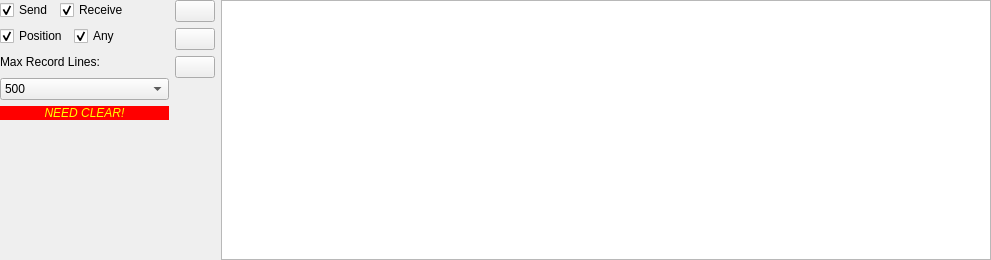
<?xml version="1.0" encoding="UTF-8"?>
<ui version="4.0">
 <class>ConsolePanel</class>
 <widget class="QWidget" name="ConsolePanel">
  <property name="geometry">
   <rect>
    <x>0</x>
    <y>0</y>
    <width>991</width>
    <height>260</height>
   </rect>
  </property>
  <property name="windowTitle">
   <string>Console</string>
  </property>
  <layout class="QHBoxLayout" name="horizontalLayout" stretch="0,0,10">
   <property name="leftMargin">
    <number>0</number>
   </property>
   <property name="topMargin">
    <number>0</number>
   </property>
   <property name="rightMargin">
    <number>0</number>
   </property>
   <property name="bottomMargin">
    <number>0</number>
   </property>
   <item>
    <layout class="QVBoxLayout" name="verticalLayout_2">
     <item>
      <layout class="QHBoxLayout" name="horizontalLayout_4">
       <item>
        <widget class="QCheckBox" name="checkBox_CS_send">
         <property name="text">
          <string>Send</string>
         </property>
         <property name="checked">
          <bool>true</bool>
         </property>
        </widget>
       </item>
       <item>
        <widget class="QCheckBox" name="checkBox_CS_receive">
         <property name="text">
          <string>Receive</string>
         </property>
         <property name="checked">
          <bool>true</bool>
         </property>
        </widget>
       </item>
       <item>
        <spacer name="horizontalSpacer_4">
         <property name="orientation">
          <enum>Qt::Horizontal</enum>
         </property>
         <property name="sizeHint" stdset="0">
          <size>
           <width>40</width>
           <height>20</height>
          </size>
         </property>
        </spacer>
       </item>
      </layout>
     </item>
     <item>
      <layout class="QHBoxLayout" name="horizontalLayout_7">
       <item>
        <widget class="QCheckBox" name="checkBox_CS_position">
         <property name="text">
          <string>Position</string>
         </property>
         <property name="checked">
          <bool>true</bool>
         </property>
        </widget>
       </item>
       <item>
        <widget class="QCheckBox" name="checkBox_CS_any">
         <property name="text">
          <string>Any</string>
         </property>
         <property name="checked">
          <bool>true</bool>
         </property>
        </widget>
       </item>
       <item>
        <spacer name="horizontalSpacer_5">
         <property name="orientation">
          <enum>Qt::Horizontal</enum>
         </property>
         <property name="sizeHint" stdset="0">
          <size>
           <width>40</width>
           <height>20</height>
          </size>
         </property>
        </spacer>
       </item>
      </layout>
     </item>
     <item>
      <layout class="QHBoxLayout" name="horizontalLayout_5">
       <item>
        <widget class="QLabel" name="label_2">
         <property name="text">
          <string>Max Record Lines:</string>
         </property>
        </widget>
       </item>
       <item>
        <spacer name="horizontalSpacer_6">
         <property name="orientation">
          <enum>Qt::Horizontal</enum>
         </property>
         <property name="sizeHint" stdset="0">
          <size>
           <width>40</width>
           <height>20</height>
          </size>
         </property>
        </spacer>
       </item>
      </layout>
     </item>
     <item>
      <widget class="QComboBox" name="comboBox_CS_max">
       <item>
        <property name="text">
         <string>500</string>
        </property>
       </item>
       <item>
        <property name="text">
         <string>1000</string>
        </property>
       </item>
       <item>
        <property name="text">
         <string>1500</string>
        </property>
       </item>
       <item>
        <property name="text">
         <string>2000</string>
        </property>
       </item>
       <item>
        <property name="text">
         <string>3000</string>
        </property>
       </item>
       <item>
        <property name="text">
         <string>4000</string>
        </property>
       </item>
       <item>
        <property name="text">
         <string>5000</string>
        </property>
       </item>
      </widget>
     </item>
     <item>
      <widget class="QLabel" name="label_CS_Alert">
       <property name="styleSheet">
        <string notr="true">background-color:rgb(255, 0, 0)</string>
       </property>
       <property name="text">
        <string>&lt;html&gt;&lt;head/&gt;&lt;body&gt;&lt;p align=&quot;center&quot;&gt;&lt;span style=&quot; font-style:italic; color:#ffff00;&quot;&gt;NEED CLEAR!&lt;/span&gt;&lt;/p&gt;&lt;/body&gt;&lt;/html&gt;</string>
       </property>
      </widget>
     </item>
     <item>
      <spacer name="verticalSpacer_2">
       <property name="orientation">
        <enum>Qt::Vertical</enum>
       </property>
       <property name="sizeHint" stdset="0">
        <size>
         <width>20</width>
         <height>40</height>
        </size>
       </property>
      </spacer>
     </item>
    </layout>
   </item>
   <item>
    <layout class="QVBoxLayout" name="verticalLayout_3">
     <item>
      <widget class="QPushButton" name="pushButton_CS_top">
       <property name="toolTip">
        <string>Move to Top</string>
       </property>
       <property name="icon">
        <iconset resource="../RobotCommander.qrc">
         <normaloff>:/icon/top.png</normaloff>:/icon/top.png</iconset>
       </property>
      </widget>
     </item>
     <item>
      <widget class="QPushButton" name="pushButton_CS_bottom">
       <property name="toolTip">
        <string>Move to Bottom</string>
       </property>
       <property name="icon">
        <iconset resource="../RobotCommander.qrc">
         <normaloff>:/icon/bottom.png</normaloff>:/icon/bottom.png</iconset>
       </property>
      </widget>
     </item>
     <item>
      <widget class="QPushButton" name="pushButton_CS_clear">
       <property name="toolTip">
        <string>Clear Console</string>
       </property>
       <property name="text">
        <string/>
       </property>
       <property name="icon">
        <iconset resource="../RobotCommander.qrc">
         <normaloff>:/icon/clear.png</normaloff>:/icon/clear.png</iconset>
       </property>
      </widget>
     </item>
     <item>
      <spacer name="verticalSpacer_3">
       <property name="orientation">
        <enum>Qt::Vertical</enum>
       </property>
       <property name="sizeHint" stdset="0">
        <size>
         <width>20</width>
         <height>40</height>
        </size>
       </property>
      </spacer>
     </item>
    </layout>
   </item>
   <item>
    <widget class="QScrollArea" name="scrollArea_2">
     <property name="widgetResizable">
      <bool>true</bool>
     </property>
     <widget class="QWidget" name="scrollAreaWidgetContents_2">
      <property name="geometry">
       <rect>
        <x>0</x>
        <y>0</y>
        <width>740</width>
        <height>256</height>
       </rect>
      </property>
      <layout class="QGridLayout" name="gridLayout_3">
       <property name="leftMargin">
        <number>0</number>
       </property>
       <property name="topMargin">
        <number>0</number>
       </property>
       <property name="rightMargin">
        <number>0</number>
       </property>
       <property name="bottomMargin">
        <number>0</number>
       </property>
       <item row="0" column="0">
        <widget class="QTextEdit" name="textEdit_CS">
         <property name="frameShape">
          <enum>QFrame::NoFrame</enum>
         </property>
         <property name="frameShadow">
          <enum>QFrame::Plain</enum>
         </property>
         <property name="readOnly">
          <bool>true</bool>
         </property>
        </widget>
       </item>
      </layout>
     </widget>
    </widget>
   </item>
  </layout>
 </widget>
 <resources>
  <include location="../RobotCommander.qrc"/>
 </resources>
 <connections/>
</ui>
